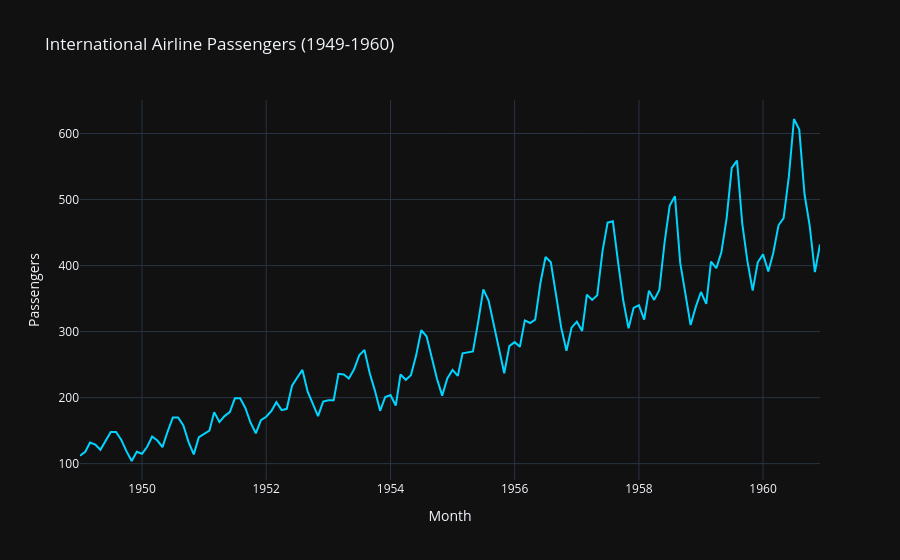

Notebook source saved alongside this figure:
### Markdown cell above
## 2. Visualizing the Raw Data
Before modeling, we must always look at the data. Notice the clear upward trend and the repeating seasonal 'spikes'.

### Code cell
fig = px.line(df, x='Month', y='Passengers', 
              title='International Airline Passengers (1949-1960)',
              template='plotly_dark')
fig.update_traces(line_color='#00D4FF')
fig.show()

### Figure 1 — Plotly figure (JSON) as saved in the notebook; plotly's stock layout.template omitted (floating-point values rounded to 4 significant figures; data arrays with more than 128 entries replaced by an {"elided": "..."} marker saying what was removed)
{"data": [{"hovertemplate": "Month=%{x}<br>Passengers=%{y}<extra></extra>", "legendgroup": "", "line": {"color": "#00D4FF", "dash": "solid"}, "marker": {"symbol": "circle"}, "mode": "lines", "name": "", "orientation": "v", "showlegend": false, "type": "scatter", "x": {"elided": "144 str values"}, "xaxis": "x", "y": {"elided": "144 int values"}, "yaxis": "y"}], "layout": {"legend": {"tracegroupgap": 0}, "title": {"text": "International Airline Passengers (1949-1960)"}, "xaxis": {"anchor": "y", "domain": [0, 1], "title": {"text": "Month"}}, "yaxis": {"anchor": "x", "domain": [0, 1], "title": {"text": "Passengers"}}}}
